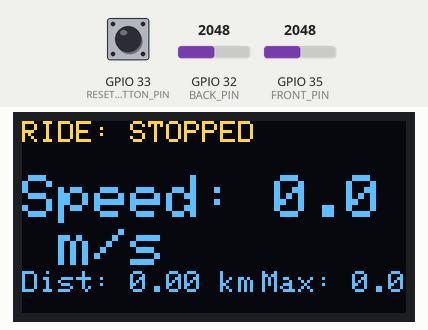
A sketch run on a simulated ESP32. Shown: 128×64 one-colour display. Inputs (shaded band) come from the test bench; at power-on: GPIO 32 (BACK_PIN) = 2048, GPIO 35 (FRONT_PIN) = 2048, GPIO 33 (RESET_BUTTON_PIN) HIGH. The OLED is the two-colour kind (top 16 rows yellow); what the sketch prints to the serial monitor is not drawn.

Above: at 2.4 s.
2.5 s: GPIO 32 (BACK_PIN) set to 1892
4.0 s: GPIO 32 (BACK_PIN) set to 1793
At 5.6 s:
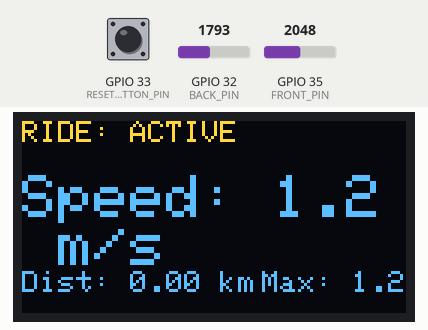
5.9 s: GPIO 32 (BACK_PIN) set to 2047
At 8.5 s:
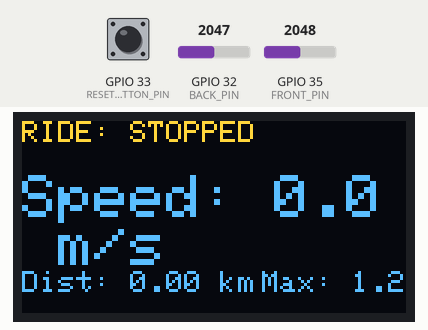
8.9 s: GPIO 35 (FRONT_PIN) set to 1896
10.5 s: GPIO 35 (FRONT_PIN) set to 1783
At 13.3 s:
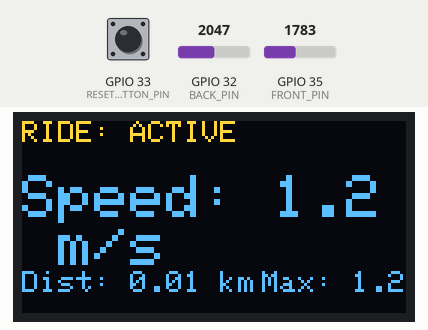
13.5 s: GPIO 33 (RESET_BUTTON_PIN) pulled LOW for 0.15 s
At 14.2 s:
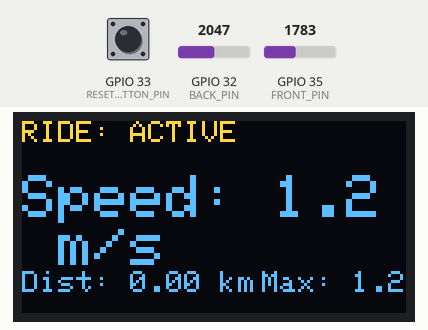
Timing chart, 0 to 16.1 s (numbered marks = the images above; inputs shaded):
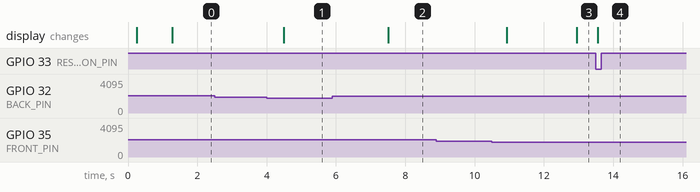

Measured:
- the behaviour switches between 1848 and 1847 on GPIO 32 (BACK_PIN) (found by bisection; images 0 and 1)
- the behaviour switches between 1848 and 1847 on GPIO 35 (FRONT_PIN) (found by bisection; images 2 and 3)
- after the input at 2.5 s, every drawn part: stays the same
- after the input at 4.0 s, the display: changes after 0.50 s (image 1)
- after the input at 5.9 s, the display: changes after 1.6 s (image 2)
- after the input at 8.9 s, every drawn part: stays the same
- after the input at 10.5 s, the display: first changes after 0.43 s (image 3 shows a later state)
- after the input at 13.5 s, the display: changes after 0.05 s (image 4)

The sketch:

JustSpeed.ino
```cpp
#include <Wire.h>
#include <Adafruit_SSD1306.h>
#include <Adafruit_GFX.h>

#define SCREEN_WIDTH 128
#define SCREEN_HEIGHT 64
Adafruit_SSD1306 display(SCREEN_WIDTH, SCREEN_HEIGHT, &Wire, -1);

// Analog sensor pins
#define FRONT_PIN 35
#define BACK_PIN 32

// Reset button
#define RESET_BUTTON_PIN 33

// Detection config
#define THRESHOLD_DROP 200
#define MIN_INTERVAL 300           // ms debounce
#define INACTIVE_TIMEOUT 2000     // ms to detect stop

#define WHEEL_RADIUS 0.058
#define CIRCUMFERENCE (2 * PI * WHEEL_RADIUS)  // ~0.364m

struct Wheel {
  int pin;
  int baseline;
  unsigned long lastPulseTime;
  float speed;
};

Wheel front = {FRONT_PIN, 0, 0, 0};
Wheel back = {BACK_PIN, 0, 0, 0};

bool rideActive = false;
unsigned long lastActiveTime = 0;
float avgSpeed = 0;
float maxSpeed = 0;
float totalDistance = 0;  // meters

void setup() {
  Serial.begin(115200);

  pinMode(RESET_BUTTON_PIN, INPUT_PULLUP);

  if (!display.begin(SSD1306_SWITCHCAPVCC, 0x3C)) {
    Serial.println("OLED failed!");
    while (1);
  }

  calibrateSensor(&front);
  calibrateSensor(&back);

  display.clearDisplay();
  display.setTextSize(1);
  display.setTextColor(SSD1306_WHITE);
  display.setCursor(0, 0);
  display.println("Bicycle Speed Tracker");
  display.display();
  delay(1000);
}

void loop() {
  unsigned long now = millis();

  // Handle reset button
  static bool lastResetState = HIGH;
  bool currentResetState = digitalRead(RESET_BUTTON_PIN);

  if (lastResetState == HIGH && currentResetState == LOW) {
    // Button just pressed
    totalDistance = 0;
    maxSpeed = 0;
    Serial.println("Trip reset");
  }
  lastResetState = currentResetState;

  // Check sensors
  checkSensor(&front, now);
  checkSensor(&back, now);

  // Average speed logic
  int sources = 0;
  float sum = 0;
  if (front.speed > 0) { sum += front.speed; sources++; }
  if (back.speed > 0)  { sum += back.speed;  sources++; }
  avgSpeed = (sources > 0) ? (sum / sources) : 0;

  if (avgSpeed > maxSpeed) {
    maxSpeed = avgSpeed;
  }

  // Ride active logic
  rideActive = (avgSpeed > 0);
  if (rideActive) lastActiveTime = now;

  if (now - lastActiveTime > INACTIVE_TIMEOUT) {
    front.speed = 0;
    back.speed = 0;
    avgSpeed = 0;
    rideActive = false;
  }

  // Refresh display
  static unsigned long lastDisplay = 0;
  if (now - lastDisplay > 200) {
    lastDisplay = now;
    updateDisplay();
  }

  // Recalibrate every 30 seconds
  static unsigned long lastCal = 0;
  if (now - lastCal > 30000) {
    calibrateSensor(&front);
    calibrateSensor(&back);
    lastCal = now;
  }
}

void checkSensor(Wheel* wheel, unsigned long now) {
  int val = analogRead(wheel->pin);
  if (wheel->baseline - val > THRESHOLD_DROP) {
    if (now - wheel->lastPulseTime > MIN_INTERVAL) {
      if (wheel->lastPulseTime > 0) {
        float speed = CIRCUMFERENCE / ((now - wheel->lastPulseTime) / 1000.0);
        wheel->speed = speed;
        totalDistance += CIRCUMFERENCE;
      }
      wheel->lastPulseTime = now;
    }
  }

  if (now - wheel->lastPulseTime > 1500) {
    wheel->speed = 0;
  }
}

void calibrateSensor(Wheel* wheel) {
  int sum = 0;
  for (int i = 0; i < 10; i++) {
    sum += analogRead(wheel->pin);
    delay(10);
  }
  wheel->baseline = sum / 10;
}

void updateDisplay() {
  display.clearDisplay();

  display.setTextSize(1);
  display.setCursor(0, 0);
  display.print("RIDE: ");
  display.println(rideActive ? "ACTIVE" : "STOPPED");

  display.setTextSize(2);
  display.setCursor(0, 18);
  display.print("Speed: ");
  display.print(avgSpeed, 1);
  display.println(" m/s");

  display.setTextSize(1);
  display.setCursor(0, 50);
  display.print("Dist: ");
  display.print(totalDistance / 1000.0, 2);  // km
  display.print(" km");

  display.setCursor(80, 50);
  display.print("Max: ");
  display.print(maxSpeed, 1);

  display.display();
}
```
